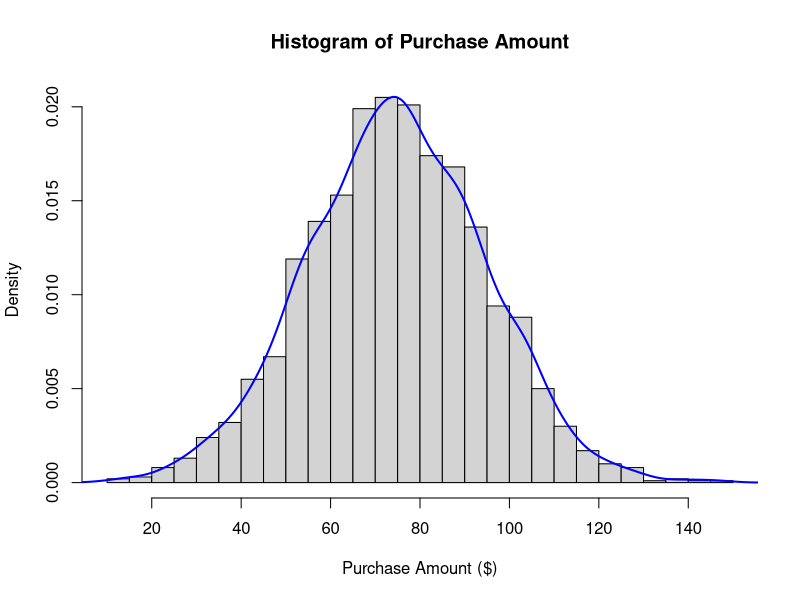
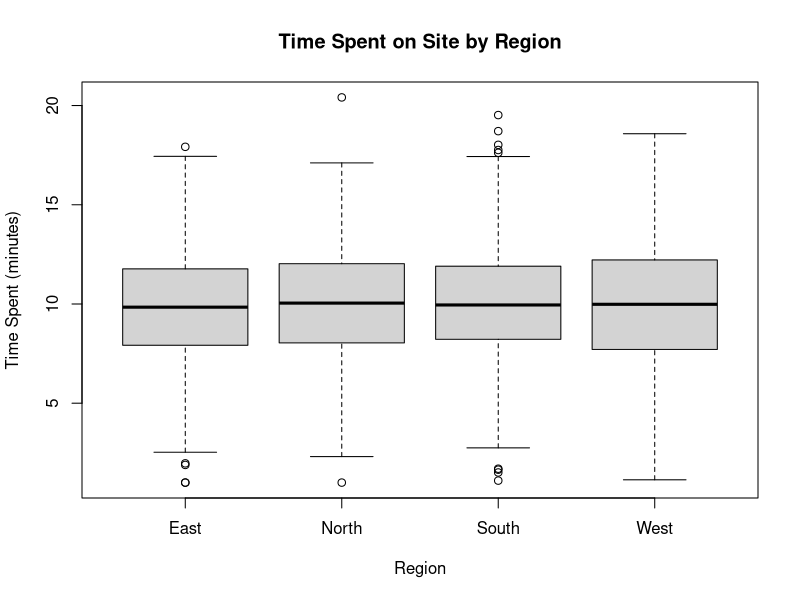
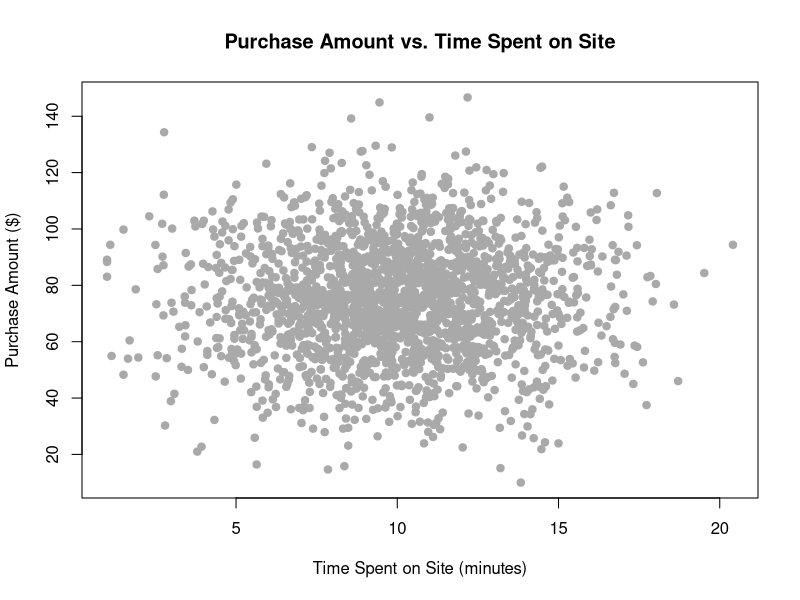
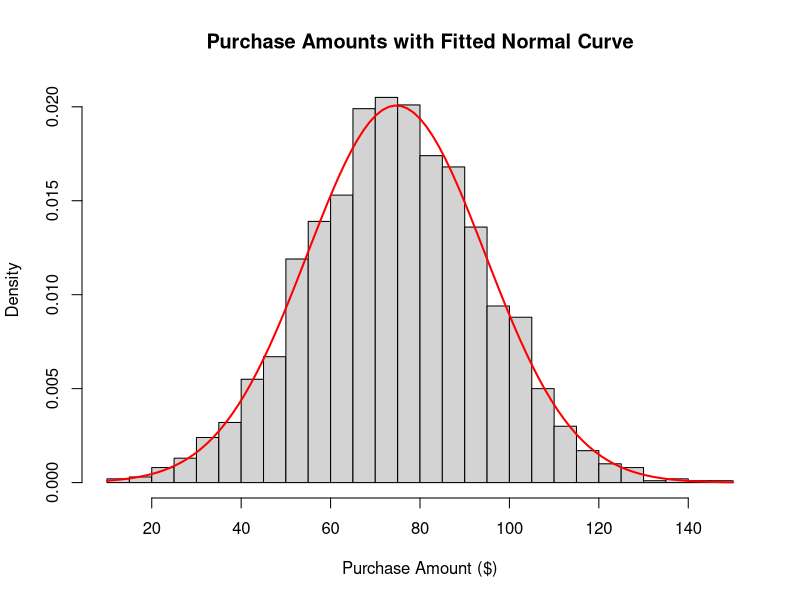
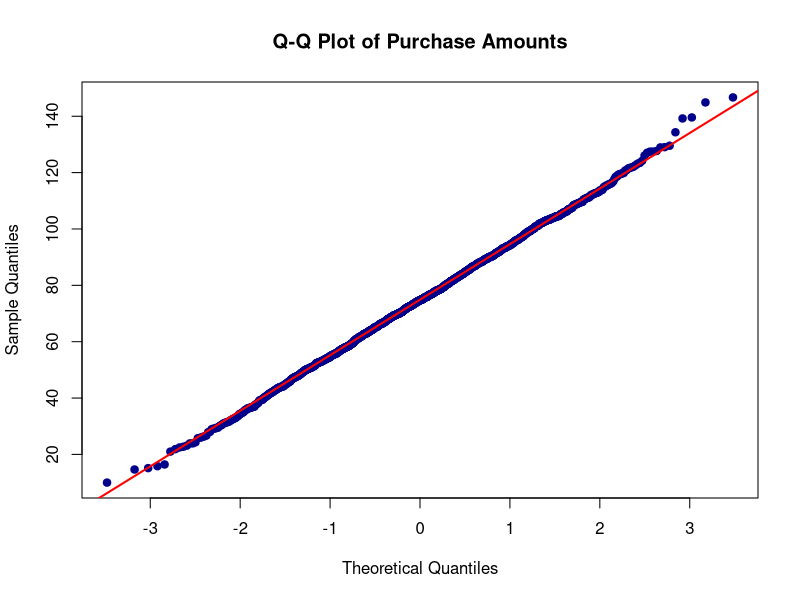
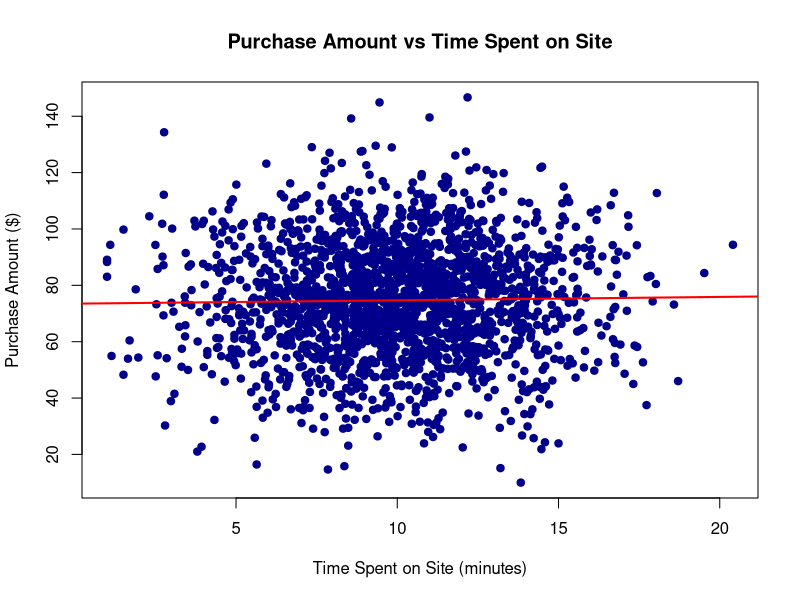

Generate these figures, in order, with R:
## ---- chunk 1
knitr::opts_chunk$set(echo = TRUE)
## ---- chunk 2
# Load the dataset
customer_data <- read.csv("customer_purchases.csv")

# Convert necessary columns to factor type for categorical data
customer_data$region <- factor(customer_data$region)
customer_data$used_discount <- factor(customer_data$used_discount,
                                      levels = c(0,1),
                                      labels = c("No", "Yes"))

# Remove customer_id as it is an identifier not needed for analysis
customer_data$customer_id <- NULL

# Check the data structure and types
str(customer_data)

## ---- chunk 3
numeric_columns <- sapply(customer_data, is.numeric)
summary(customer_data[ , numeric_columns])

## ---- chunk 4
# Histogram of purchase_amount with density overlay
hist(customer_data$purchase_amount,
     breaks = 30,
     probability = TRUE,
     main = "Histogram of Purchase Amount", 
     xlab = "Purchase Amount ($)")
lines(density(customer_data$purchase_amount), 
      col = "blue",
      lwd = 2)

## ---- chunk 5
# Boxplot on time_spent_on_site by region
boxplot(time_spent_on_site ~ region, 
        data = customer_data,
        main = "Time Spent on Site by Region",
        xlab = "Region",
        ylab = "Time Spent (minutes)",
        col = "lightgray")

## ---- chunk 6
# Sctterplot of purchase_amount vs time_spent_on_site
plot(customer_data$time_spent_on_site, 
     customer_data$purchase_amount,
     main = "Purchase Amount vs. Time Spent on Site",
     xlab = "Time Spent on Site (minutes)", 
     ylab = "Purchase Amount ($)",
     pch = 19, 
     col = "darkgray")

## ---- chunk 7
colSums(is.na(customer_data))

## ---- chunk 8
numeric_variables <- c("purchase_amount", 
                       "time_spent_on_site", 
                       "number_of_previous_purchases")

for (variable in numeric_variables) {
  
  values <- customer_data[[variable]]
  
  Q1 <- quantile(values, 0.25)
  Q3 <- quantile(values, 0.75)
  interquartile_range <- Q3 - Q1
  
  lower_threshold <- Q1 - 1.5 * interquartile_range
  upper_threshold <- Q3 + 1.5 * interquartile_range
  
  outlier_indices <- which(values < lower_threshold | values > upper_threshold)
  
  cat(variable, ": ", length(outlier_indices), 
      " outliers (outside [", round(lower_threshold, 2), ",", round(upper_threshold, 2), "])\n")
}

## ---- chunk 9
# P(Purchase > 75)
P1 <- mean(customer_data$purchase_amount > 75)
cat("P(Purchase > 75) = ", P1)

# P(Used Discount | Purchase > 100)
high_spenders <- subset(customer_data, purchase_amount > 100)    
P2 <- mean(high_spenders$used_discount == "Yes")
cat("P(Used Discount | Purchase > 100) = ", P2)

## ---- chunk 10
table_1 <- table(customer_data$region, customer_data$used_discount)
table_1

## ---- chunk 11
table_2 <- table(customer_data$number_of_previous_purchases, customer_data$used_discount)
table_2

## ---- chunk 12
prop.table(table_1, margin = 1)

## ---- chunk 13
table_3 <- as.data.frame.matrix(table_2)
table_3$total <- table_3$No + table_3$Yes
table_3$discount_used_percentage <- round((table_3$Yes / table_3$total) * 100, 1)
table_3 <- table_3[, c("No", "Yes", "total", "discount_used_percentage")]
table_3
## ---- chunk 14
estimated_lambda <- mean(customer_data$number_of_previous_purchases)
estimated_lambda

observed_counts <- table(customer_data$number_of_previous_purchases)
expected_counts <- dpois(as.numeric(names(observed_counts)), estimated_lambda) * length(customer_data$number_of_previous_purchases)
cbind(Observed = observed_counts, Expected = round(expected_counts, 1))

## ---- chunk 15
estimated_mu <- mean(customer_data$purchase_amount)
estimated_sigma <- sd(customer_data$purchase_amount)
estimated_mu; estimated_sigma

hist(customer_data$purchase_amount, 
     probability = TRUE, 
     breaks = 30,
     main = "Purchase Amounts with Fitted Normal Curve", 
     xlab = "Purchase Amount ($)")
curve(dnorm(x, mean = estimated_mu, sd = estimated_sigma), 
      col = "red", 
      lwd = 2, 
      add = TRUE)

## ---- chunk 16
qqnorm(customer_data$purchase_amount, 
       main = "Q-Q Plot of Purchase Amounts",
       col = "darkblue", 
       pch = 19)
qqline(customer_data$purchase_amount, 
       col = "red", 
       lwd = 2)
## ---- chunk 17
plot(customer_data$time_spent_on_site, 
     customer_data$purchase_amount,
     main = "Purchase Amount vs Time Spent on Site",
     xlab = "Time Spent on Site (minutes)", ylab = "Purchase Amount ($)",
     pch = 19, col = "darkblue")
linear_regression_model <- lm(purchase_amount ~ time_spent_on_site, 
                              data = customer_data)
abline(linear_regression_model, col = "red", lwd = 2)

## ---- chunk 18
correlation_value <- cor(customer_data$time_spent_on_site, customer_data$purchase_amount)
cat("Correlation between time_spent_on_site and purchase_amount:", round(correlation_value, 3))

summary(linear_regression_model)

## ---- chunk 19
beta0 <- coef(linear_regression_model)[1]
beta1 <- coef(linear_regression_model)[2]

cat("Fitted equation:\n purchase_amount = ", round(beta0, 2), " + ", round(beta1, 2), " * time_spent_on_site")

## ---- chunk 20
prediction <- predict(linear_regression_model, newdata = data.frame(time_spent_on_site = 12))
cat("Predicted purchase_amount for 12 minutes on site: $", round(prediction, 2))

